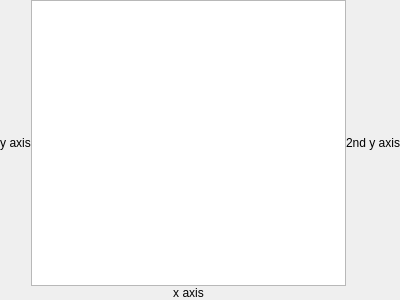
<?xml version="1.0" encoding="UTF-8"?>
<ui version="4.0">
 <class>gui::LabChart</class>
 <widget class="QWidget" name="gui::LabChart">
  <property name="geometry">
   <rect>
    <x>0</x>
    <y>0</y>
    <width>400</width>
    <height>300</height>
   </rect>
  </property>
  <property name="windowTitle">
   <string>Form</string>
  </property>
  <layout class="QGridLayout" name="gridLayout">
   <property name="leftMargin">
    <number>0</number>
   </property>
   <property name="topMargin">
    <number>0</number>
   </property>
   <property name="rightMargin">
    <number>0</number>
   </property>
   <property name="bottomMargin">
    <number>0</number>
   </property>
   <property name="spacing">
    <number>0</number>
   </property>
   <item row="1" column="1">
    <widget class="QLabel" name="label_x">
     <property name="text">
      <string>x axis</string>
     </property>
     <property name="alignment">
      <set>Qt::AlignCenter</set>
     </property>
    </widget>
   </item>
   <item row="0" column="1">
    <widget class="QChartView" name="chartView"/>
   </item>
   <item row="0" column="0">
    <widget class="VerticalLabel" name="label_y">
     <property name="text">
      <string>y axis</string>
     </property>
     <property name="alignment">
      <set>Qt::AlignCenter</set>
     </property>
    </widget>
   </item>
   <item row="0" column="2">
    <widget class="VerticalLabel" name="label_y2">
     <property name="text">
      <string>2nd y axis</string>
     </property>
     <property name="alignment">
      <set>Qt::AlignCenter</set>
     </property>
    </widget>
   </item>
  </layout>
 </widget>
 <customwidgets>
  <customwidget>
   <class>QChartView</class>
   <extends>QGraphicsView</extends>
   <header>QtCharts</header>
  </customwidget>
  <customwidget>
   <class>VerticalLabel</class>
   <extends>QLabel</extends>
   <header>verticallabel.h</header>
  </customwidget>
 </customwidgets>
 <resources/>
 <connections/>
</ui>
